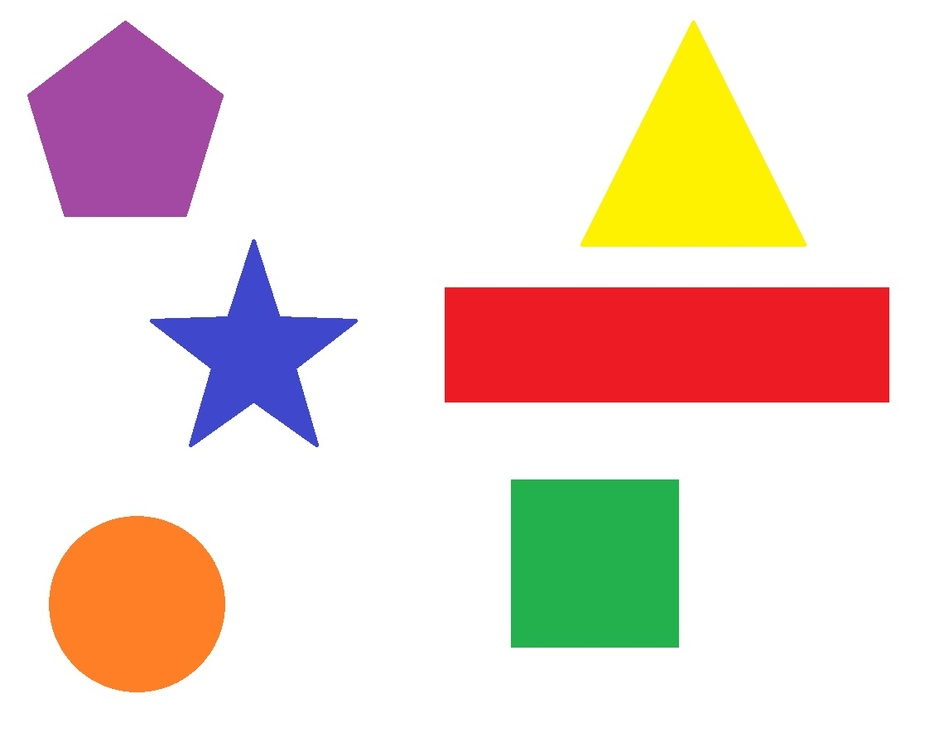
#> input picture data/Shapes.jpg, 944 x 747 px, shrunk from 1140 x 902 before the run, found by its file name
$ python t.shape_detection.py
#> lines starting #> are read from the running program, lines starting #| are printed output that depends on the picture; after the words box and inside, x2 and y2 are one past the last pixel; in counts of white or black regions, pixels touching at a corner belong together
'''
Detecting basic geometric shapes
'''
import cv2

img = cv2.imread('data/shapes.jpg')
#> img is the input picture: shape (747, 944, 3); mean B, G, R 210.2, 219.3, 236.8

#Convert to grayscale
imgGrey = cv2.cvtColor(img,cv2.COLOR_BGR2GRAY)
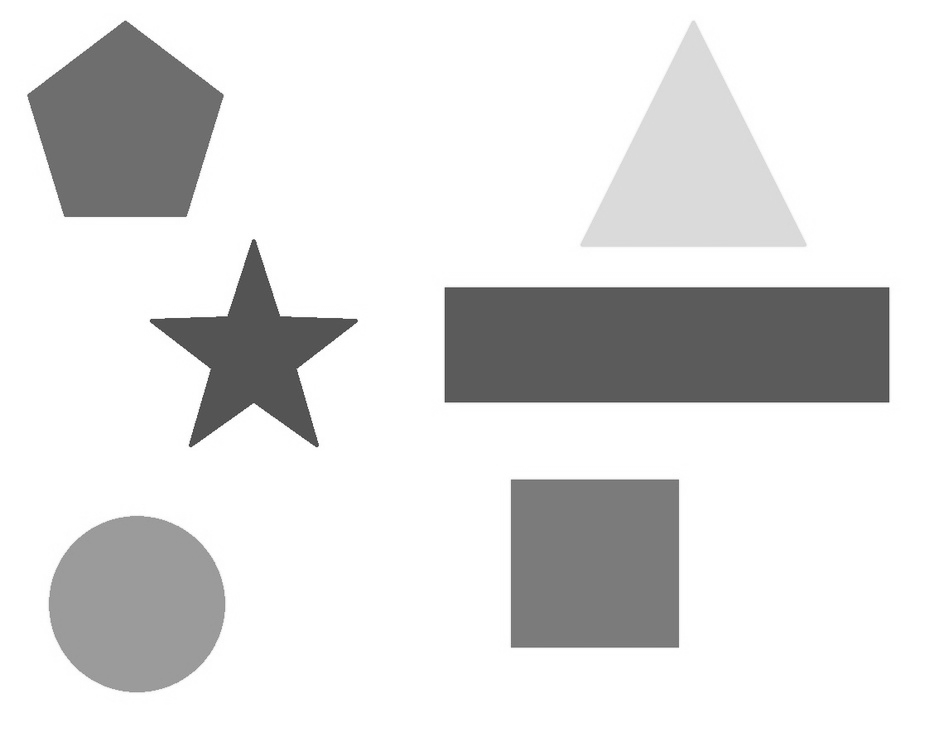
#> imgGrey: shape (747, 944); min 56, max 255, mean 223.5

#Find out the threshold
_, thresh = cv2.threshold(imgGrey,240,255,cv2.THRESH_BINARY)
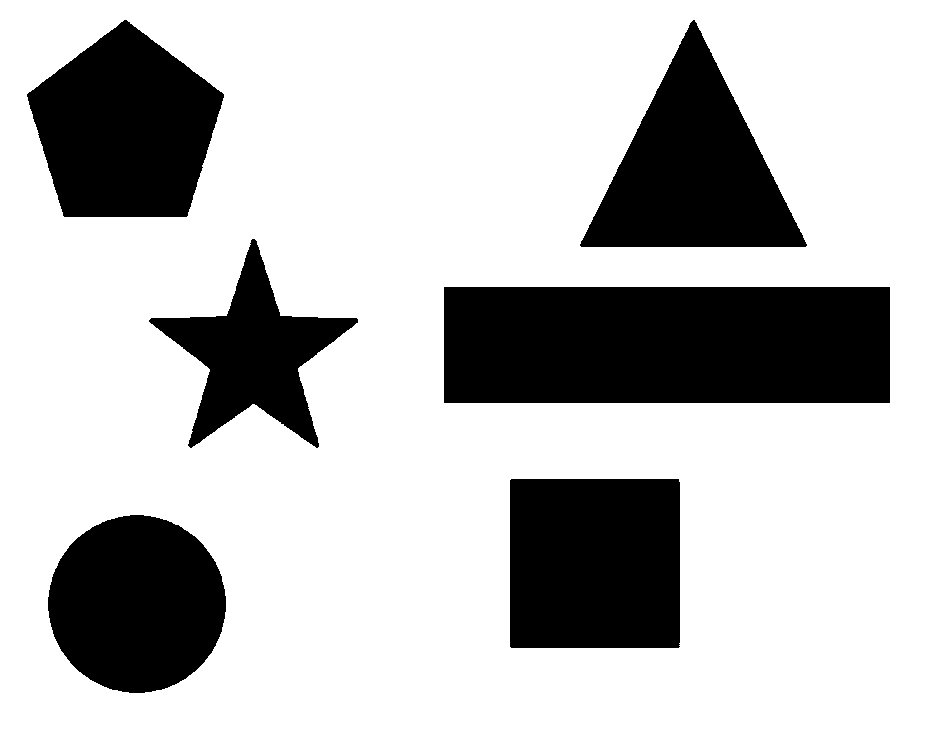
#> thresh: shape (747, 944); 75.2% white; 6 black regions

#Find out the contours
contours, _ = cv2.findContours(thresh, cv2.RETR_TREE, cv2.CHAIN_APPROX_NONE)
#> contours = 7 contours; box (x1, y1, x2, y2) and area: (0, 0, 944, 747) 703478, (443, 286, 891, 404) 52297, (509, 478, 681, 649) 29058, (26, 19, 225, 218) 27358, (579, 19, 808, 248) 26600, (47, 514, 227, 694) 24965, (148, 238, 359, 449) 16480

#Iterating over all the contours:
for contour in contours:
    '''
    Approx poly approximates a polygonal curve according to some precision.
    The second parameter is epsilon which specifies parameter accuracy
    arcLength calcs the curve length of contour
    Both the True parameters are for it being a closed shape
    '''
    approx = cv2.approxPolyDP(contour,0.01*cv2.arcLength(contour,True),True)
    cv2.drawContours(img,[approx],0,(0,0,0),5) #Draw parameters on original image. Index is 0 as only 1 contour
    x = approx.ravel()[0]  # x coordinate
    y = approx.ravel()[1]  # y coordinate of the image
    if len(approx) == 3: #Then it is a triangle
        cv2.putText(img,"Triangle",(x,y),cv2.FONT_HERSHEY_COMPLEX,0.5,(0,0,0),2)

    elif len(approx) == 4: #square or rectangle
        x, y, w, h = cv2.boundingRect(approx)
        # We use aspect ratio to include error (noise) which may come from bounding rect function

        aspectRatio = float(w)/h #Typecasting needed to get decimal
        if aspectRatio >= 0.95 and aspectRatio <= 1.05:
            cv2.putText(img, "Square", (x, y), cv2.FONT_HERSHEY_COMPLEX, 0.5, (0, 0, 0), 2)
        else:
            cv2.putText(img,"Rectangle",(x,y),cv2.FONT_HERSHEY_COMPLEX,0.5,(0,0,0),2)

    elif len(approx) == 5: #Pentagon
        cv2.putText(img,"Pentagon",(x,y),cv2.FONT_HERSHEY_COMPLEX,0.5,(0,0,0),2)

    elif len(approx) == 10: #Star
        cv2.putText(img,"Star",(x,y),cv2.FONT_HERSHEY_COMPLEX,0.5,(0,0,0),2)

    else:
        cv2.putText(img, "Circle", (x, y), cv2.FONT_HERSHEY_COMPLEX, 0.5, (0, 0, 0), 2)
#> this loop made 7 passes
#> (approx, w, h, aspectRatio) on passes 1, 3, 4: ([[0, 0], [0, 746], [943, 746], [943, 0]], 944, 747, 1.26), ([[509, 480], [678, 478], [680, 646], [511, 648]], 172, 171, 1.01), ([[443, 287], [889, 286], [890, 402], [444, 403]], 448, 118, 3.8)
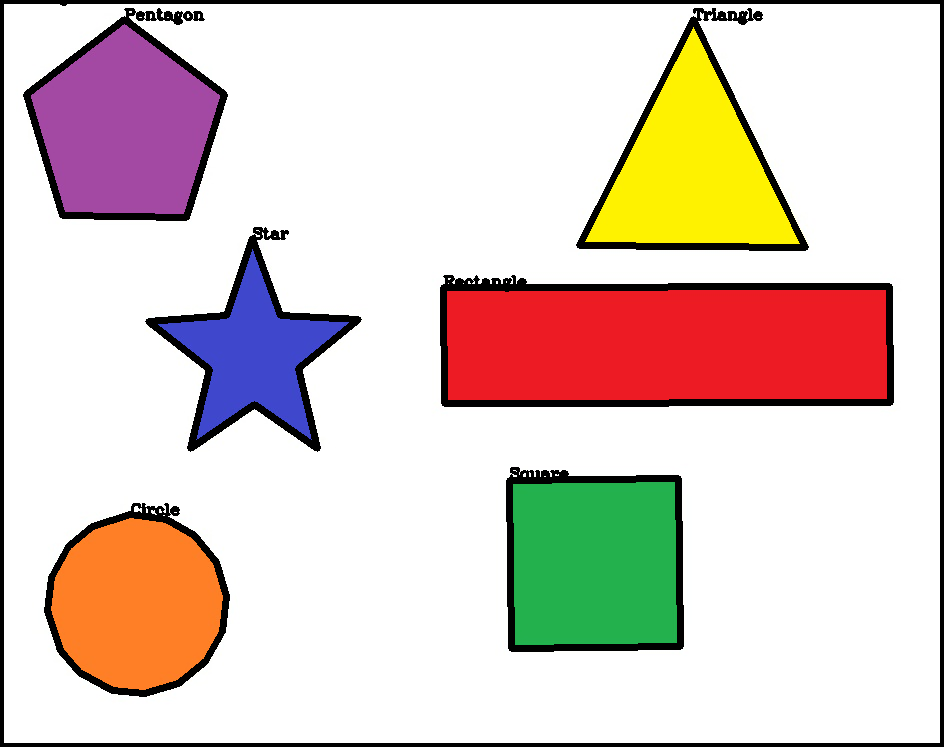
#> img: shape (747, 944, 3); 6.68% of pixels changed, all inside (x1, y1, x2, y2) = (0, 0, 944, 747)

cv2.imshow('shapes',img)

cv2.waitKey(0)
cv2.destroyAllWindows()

$ run again, with data/HappyFish.jpg copied over data/Shapes.jpg
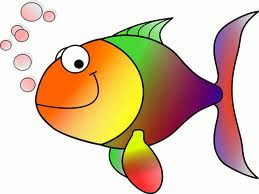
#> input picture data/HappyFish.jpg, 259 x 194 px, found by its file name
#> img is the input picture: shape (194, 259, 3); mean B, G, R 170.8, 196.4, 219.3
#> `_, thresh = cv2.threshold(imgGrey,240,255,cv2.THRESH_BINARY)`:
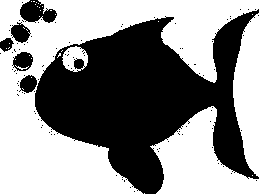
#> thresh: shape (194, 259); 55.1% white; 99 black regions (93 under 20 px)
#> contours = 191 contours, 183 with area under 20; largest, box (x1, y1, x2, y2) and area: (0, 0, 259, 194) 19597, (150, 106, 259, 194) 4792, (233, 13, 259, 177) 2840, (62, 46, 88, 72) 478, (12, 51, 34, 72) 324, (10, 21, 31, 44) 298, (19, 74, 38, 94) 251, (73, 58, 85, 70) 100
#> the loop `for contour in contours:` made 191 passes
#> approx on passes 4 to 10: [[255, 180], [256, 179], [257, 180], [256, 181]], [[247, 178], [248, 177], [249, 178], [248, 179]], [[230, 173], [231, 172], [232, 173], [231, 174]], [[233, 172], [234, 171], [235, 172], [234, 173]], [[231, 171], [232, 170], [233, 171], [232, 172]], [[222, 166], [223, 165], [224, 166], [223, 167]], [[220, 164], [221, 163], [222, 164], [221, 165]]
#> after the loop `for contour in contours:`:
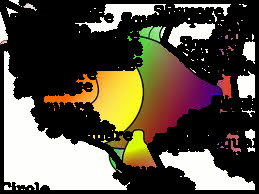
#> img: shape (194, 259, 3); mean B, G, R 69.3, 83.4, 91.5
